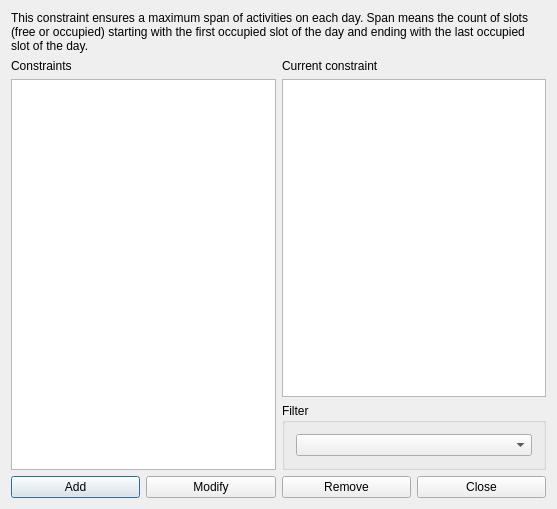
<?xml version="1.0" encoding="UTF-8"?>
<ui version="4.0">
 <class>ConstraintTeacherMaxSpanPerDayForm_template</class>
 <widget class="QDialog" name="ConstraintTeacherMaxSpanPerDayForm_template">
  <property name="geometry">
   <rect>
    <x>0</x>
    <y>0</y>
    <width>557</width>
    <height>509</height>
   </rect>
  </property>
  <property name="windowTitle">
   <string extracomment="This is the title of the dialog in which you see the list of all constraints of this type">Constraints teacher max span per day</string>
  </property>
  <layout class="QGridLayout" name="gridLayout_2">
   <item row="0" column="0" colspan="2">
    <widget class="QLabel" name="label">
     <property name="sizePolicy">
      <sizepolicy hsizetype="Minimum" vsizetype="Minimum">
       <horstretch>0</horstretch>
       <verstretch>0</verstretch>
      </sizepolicy>
     </property>
     <property name="text">
      <string>This constraint ensures a maximum span of activities on each day. Span means the count of slots (free or occupied) starting with the first occupied slot of the day and ending with the last occupied slot of the day.</string>
     </property>
     <property name="wordWrap">
      <bool>true</bool>
     </property>
    </widget>
   </item>
   <item row="1" column="1">
    <layout class="QVBoxLayout" name="verticalLayout">
     <item>
      <widget class="QLabel" name="currentConstraintTextLabel">
       <property name="text">
        <string>Current constraint</string>
       </property>
       <property name="wordWrap">
        <bool>false</bool>
       </property>
      </widget>
     </item>
     <item>
      <widget class="QPlainTextEdit" name="currentConstraintTextEdit"/>
     </item>
    </layout>
   </item>
   <item row="2" column="1">
    <widget class="QGroupBox" name="filterGroupBox">
     <property name="title">
      <string>Filter</string>
     </property>
     <layout class="QGridLayout" name="gridLayout">
      <item row="0" column="0">
       <widget class="QComboBox" name="teachersComboBox"/>
      </item>
     </layout>
    </widget>
   </item>
   <item row="3" column="0" colspan="2">
    <layout class="QHBoxLayout" name="horizontalLayout">
     <item>
      <widget class="QPushButton" name="addConstraintPushButton">
       <property name="text">
        <string>Add</string>
       </property>
      </widget>
     </item>
     <item>
      <widget class="QPushButton" name="modifyConstraintPushButton">
       <property name="text">
        <string>Modify</string>
       </property>
      </widget>
     </item>
     <item>
      <widget class="QPushButton" name="removeConstraintPushButton">
       <property name="text">
        <string>Remove</string>
       </property>
      </widget>
     </item>
     <item>
      <widget class="QPushButton" name="closePushButton">
       <property name="text">
        <string>Close</string>
       </property>
      </widget>
     </item>
    </layout>
   </item>
   <item row="1" column="0" rowspan="2">
    <layout class="QVBoxLayout" name="verticalLayout_2">
     <item>
      <widget class="QLabel" name="constraintsTextLabel">
       <property name="frameShape">
        <enum>QFrame::NoFrame</enum>
       </property>
       <property name="frameShadow">
        <enum>QFrame::Plain</enum>
       </property>
       <property name="text">
        <string>Constraints</string>
       </property>
       <property name="wordWrap">
        <bool>false</bool>
       </property>
      </widget>
     </item>
     <item>
      <widget class="QListWidget" name="constraintsListWidget"/>
     </item>
    </layout>
   </item>
  </layout>
 </widget>
 <layoutdefault spacing="6" margin="11"/>
 <resources/>
 <connections/>
</ui>
